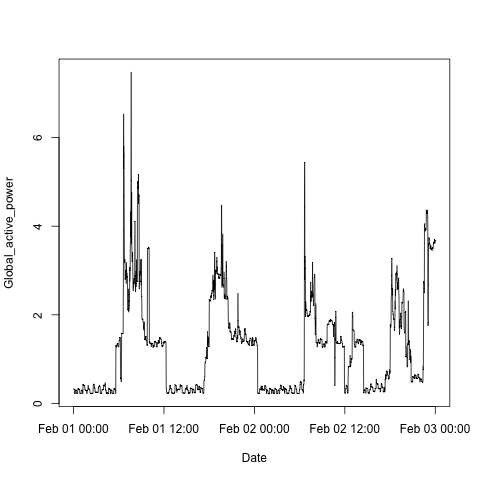

Recreate this plot in R.
source("./utils.R")

df <- read_data()

png(filename = "plot2.png", width = 480, height = 480)

add_time_label(df, make_plot2)

dev.off()